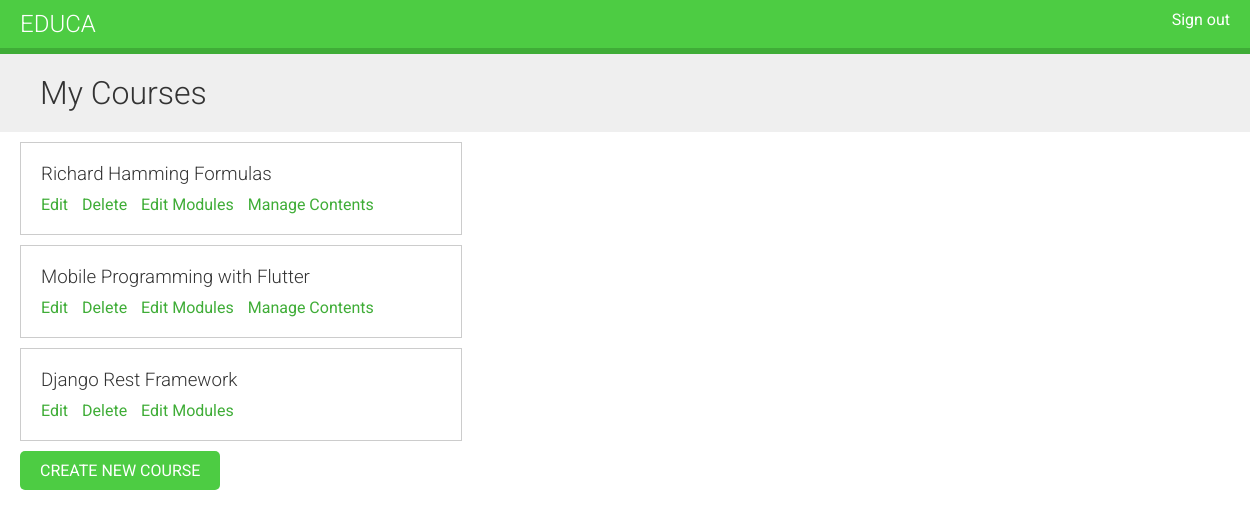
The app's page /course/mine/ (signed in), older data.
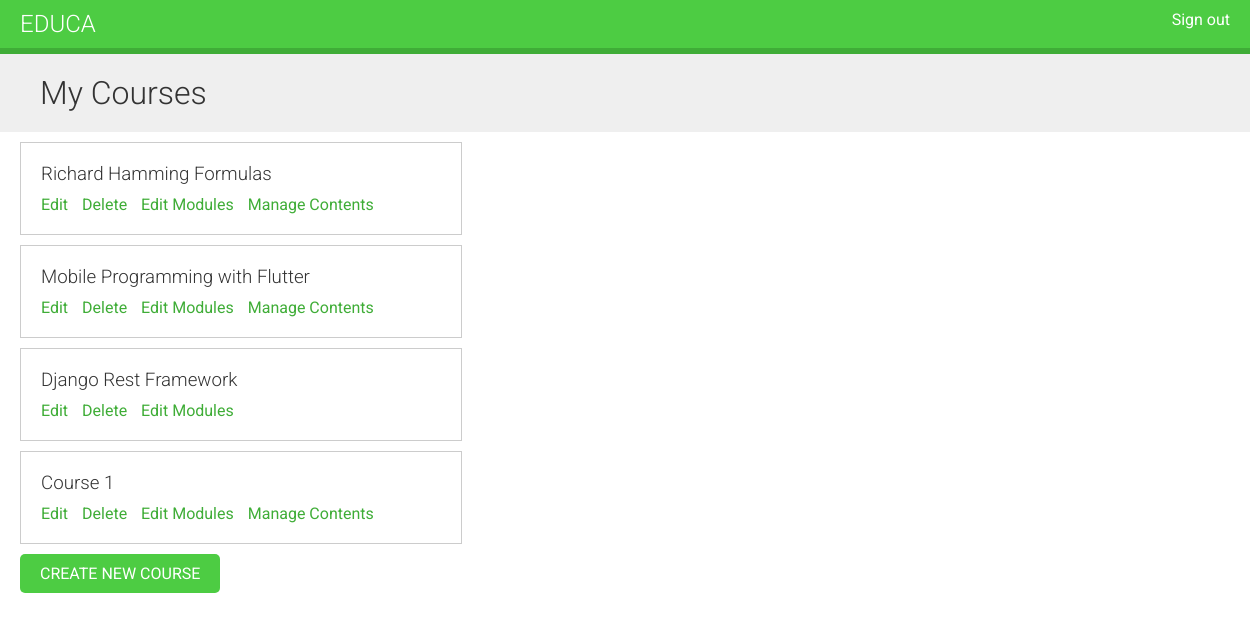
The same page, newer data.
### courses/models.py (models this page shows, shortened)
class Course(models.Model):
    owner = models.ForeignKey(
        User,
        on_delete=models.CASCADE,
        related_name="courses_created",
    )
    subject = models.ForeignKey(
        Subject,
        on_delete=models.CASCADE,
        related_name="courses",
    )
    students = models.ManyToManyField(
        User,
        related_name="courses_joined",
        blank=True,
    )
    title = models.CharField(max_length=200)
    slug = models.SlugField(max_length=200, unique=True)
    overview = models.TextField()
    created = models.DateTimeField(auto_now_add=True)
    class Meta:
        ordering = ["-created"]

### courses/views.py (the view)
# urls.py: path("mine/", views.ManageCourseListView.as_view(), name="manage_course_list"),
class ManageCourseListView(OwnerCourseMixin, ListView):
    template_name = "courses/manage/course/list.html"
    permission_required = "courses.view_course"

### courses/views.py (called while the page is built)
    def get_queryset(self):
        qs = super().get_queryset()
        return qs.filter(owner=self.request.user)

### courses/templates/courses/manage/course/list.html (shortened to what this page needs)
{% extends 'base.html' %}
{% block content %}
<h1>My Courses</h1>
<div class="module">
    {% for course in object_list %}
    <div class="course-info">
        <h3>{{ course.title }}</h3>
        <p>
            <a href="{% url 'course_edit' course.id %}">Edit</a>
            <a href="{% url 'course_delete' course.id %}">Delete</a>
            <a href="{% url 'course_module_update' course.id %}">Edit Modules</a>
            {% if course.modules.count > 0 %}
            <a href="{% url 'module_content_list' course.modules.first.id %}">
                Manage Contents
            </a>
            {% endif %}
        </p>
    </div>
    {% empty %}
    <p>You haven't created any courses yet.</p>
    {% endfor %}
    <p>
        <a href="{% url 'course_create' %}" class="button">Create new course</a>
    </p>
</div>
{% endblock content %}

Row changes from the older to the newer data that the page shows:
now on this page (row edited): Course: title "Course 1", shows "Manage Contents"
